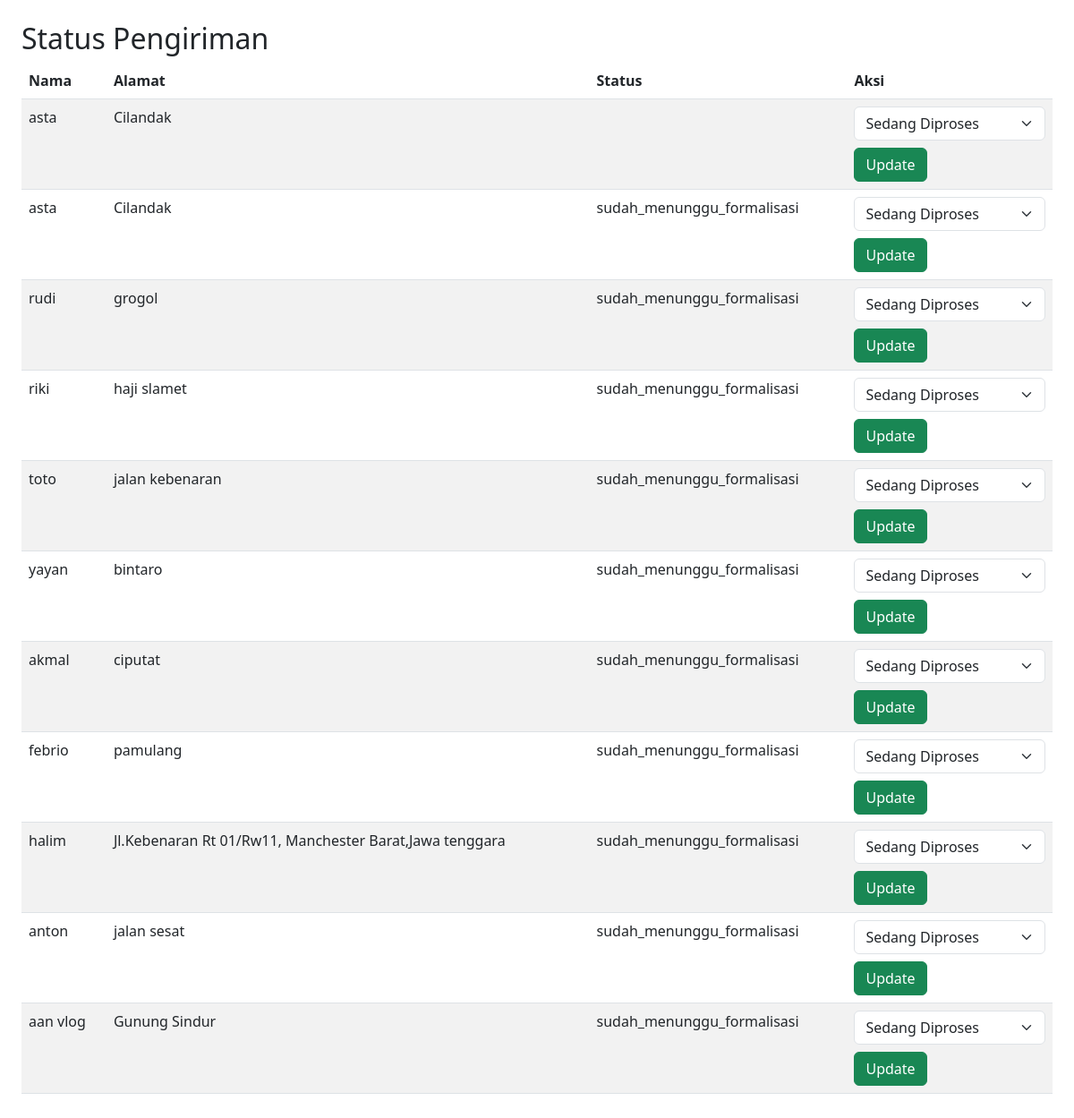
The app's page /pengiriman.php (signed in) with its own data.
### tables this page shows
CREATE TABLE `customer` (
  `id` int(20) NOT NULL,
  `user_id` int(20) DEFAULT NULL,
  `nama` varchar(25) DEFAULT NULL,
  `no_telepon` varchar(15) DEFAULT NULL,
  `alamat` text DEFAULT NULL,
  `status_pesanan` enum('sudah_menunggu_formalisasi','sedang_diproses','selesai') DEFAULT 'sedang_diproses',
  `metode_pembayaran` varchar(30) DEFAULT NULL,
  `created_at` timestamp NOT NULL DEFAULT current_timestamp(),
  `updated_at` timestamp NOT NULL DEFAULT current_timestamp() ON UPDATE current_timestamp()
);

### pengiriman.php (the view, shortened to what this page needs)
<?php
include 'koneksi.php';
$pesanan = mysqli_query($conn, "SELECT * FROM Customer WHERE status_pesanan != 'selesai'");
?>
<!DOCTYPE html>
<html>
<head>
    <link rel="stylesheet" href="https://cdn.jsdelivr.net/npm/bootstrap@5.3.0/dist/css/bootstrap.min.css">
</head>
<body class="p-4">
    <h2>Status Pengiriman</h2>
    <table class="table table-striped">
        <thead>
            <tr>
                <th>Nama</th>
                <th>Alamat</th>
                <th>Status</th>
                <th>Aksi</th>
            </tr>
        </thead>
        <tbody>
        <?php while ($row = mysqli_fetch_assoc($pesanan)): ?>
            <tr>
                <td><?= $row['nama'] ?></td>
                <td><?= $row['alamat'] ?></td>
                <td><?= $row['status_pesanan'] ?></td>
                <td>
                    <form method="POST">
                        <select name="status_pengiriman" class="form-select">
                            <option value="sedang_diproses">Sedang Diproses</option>
                        </select>
                        <button class="btn btn-success mt-2">Update</button>
                    </form>
                </td>
            </tr>
        <?php endwhile; ?>
        </tbody>
    </table>
</body>
</html>

### records on screen
customer: nama "asta", alamat "Cilandak"
customer: nama "asta", alamat "Cilandak", status_pesanan "sudah_menunggu_formalisasi"
customer: nama "rudi", alamat "grogol", status_pesanan "sudah_menunggu_formalisasi"
customer: nama "riki", alamat "haji slamet", status_pesanan "sudah_menunggu_formalisasi"
customer: nama "toto", alamat "jalan kebenaran", status_pesanan "sudah_menunggu_formalisasi"
customer: nama "yayan", alamat "bintaro", status_pesanan "sudah_menunggu_formalisasi"
customer: nama "akmal", alamat "ciputat", status_pesanan "sudah_menunggu_formalisasi"
customer: nama "febrio", alamat "pamulang", status_pesanan "sudah_menunggu_formalisasi"
customer: nama "halim", alamat "Jl.Kebenaran Rt 01/Rw11, Manchester Barat,Jawa tenggara", status_pesanan "sudah_menunggu_formalisasi"
customer: nama "anton", alamat "jalan sesat", status_pesanan "sudah_menunggu_formalisasi"
customer: nama "aan vlog", alamat "Gunung Sindur", status_pesanan "sudah_menunggu_formalisasi"
